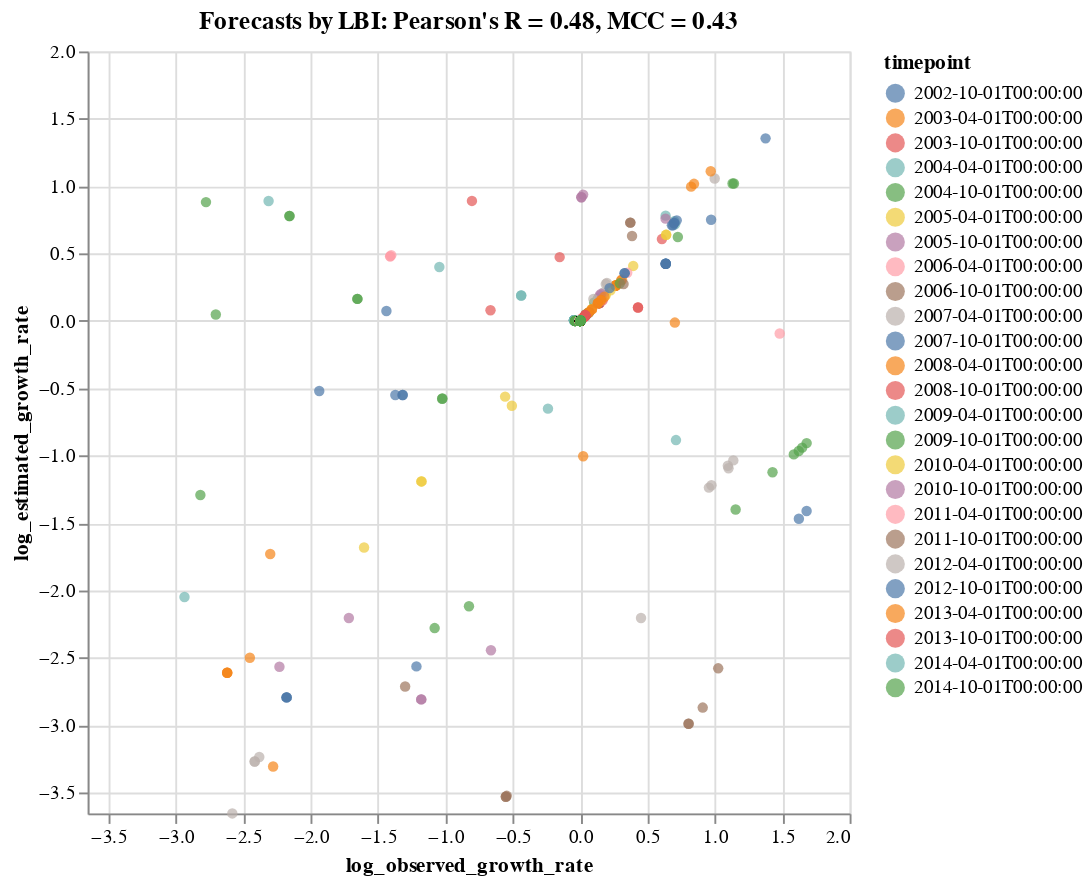

Notebook source saved alongside this figure:
### Code cell
tooltip_attributes = ["observed_growth_rate:Q", "estimated_growth_rate:Q", "timepoint:N", "frequency:Q", "frequency_final:Q",
                      "projected_frequency:Q", "clade_membership:N"]

chart = alt.Chart(complete_clade_frequencies).mark_circle().encode(
    alt.X("log_observed_growth_rate:Q", scale=alt.Scale(domain=(log_lower_limit, log_upper_limit))),
    alt.Y("log_estimated_growth_rate:Q", scale=alt.Scale(domain=(log_lower_limit, log_upper_limit))),
    alt.Color("timepoint:N"),
    alt.Tooltip(tooltip_attributes)
).properties(
    width=400,
    height=400,
    title="Forecasts by LBI: Pearson's R = %.2f, MCC = %.2f" % (r, mcc)
)

#chart.save("forecast_log_growth_correlation_natural_lbi.svg")
chart

### Figure 1 — Vega-Lite specification as saved in the notebook (floating-point values rounded to 4 significant figures; data arrays with more than 128 entries replaced by an {"elided": "..."} marker saying what was removed)
{"$schema": "https://vega.github.io/schema/vega-lite/v3.3.0.json", "config": {"mark": {"tooltip": null}, "view": {"height": 300, "width": 400}}, "data": {"name": "data-6f2bfabda308e8d2f2b687972cc248e0"}, "datasets": {"data-6f2bfabda308e8d2f2b687972cc248e0": {"elided": "943 records"}}, "encoding": {"color": {"field": "timepoint", "type": "nominal"}, "tooltip": [{"field": "observed_growth_rate", "type": "quantitative"}, {"field": "estimated_growth_rate", "type": "quantitative"}, {"field": "timepoint", "type": "nominal"}, {"field": "frequency", "type": "quantitative"}, {"field": "frequency_final", "type": "quantitative"}, {"field": "projected_frequency", "type": "quantitative"}, {"field": "clade_membership", "type": "nominal"}], "x": {"field": "log_observed_growth_rate", "scale": {"domain": [-3.655, 2]}, "type": "quantitative"}, "y": {"field": "log_estimated_growth_rate", "scale": {"domain": [-3.655, 2]}, "type": "quantitative"}}, "height": 400, "mark": "circle", "title": "Forecasts by LBI: Pearson's R = 0.48, MCC = 0.43", "width": 400}
